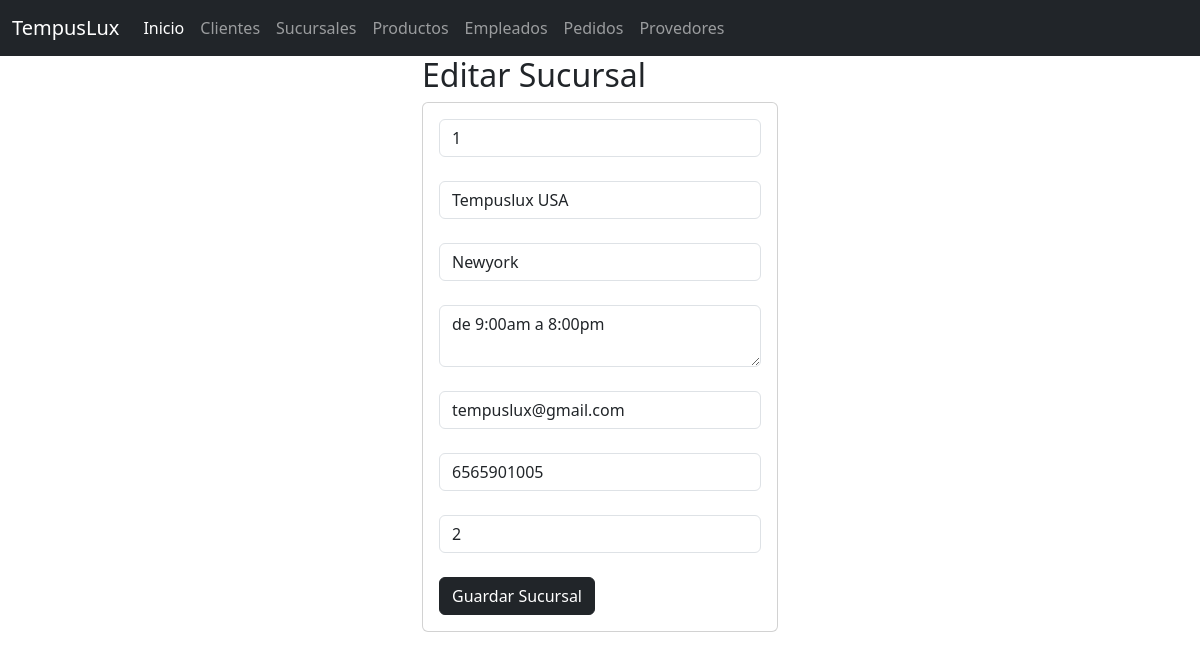
Page /seleccionarSucursal/1/ on the committed database.
### Sucursales_app/models.py (models this page shows, shortened)
class Sucursal(models.Model):
    id_sucursal=models.CharField(primary_key=True,max_length=11)
    nombre=models.CharField(max_length=45)
    ubicacion=models.CharField(max_length=30)
    horarios=models.CharField(max_length=300)
    email=models.CharField(max_length=30)
    celular=models.PositiveIntegerField()
    id_empleado=models.CharField(max_length=11)

### Sucursales_app/views.py (the view)
# urls.py: path('seleccionarSucursal/<id_sucursal>/', views.seleccionarSucursales, name="seleccionarSucursales"),
def seleccionarSucursales(request, id_sucursal):
    try:
        sucursal = Sucursal.objects.get(id_sucursal=id_sucursal)
    except Sucursal.DoesNotExist:
        return redirect("sucursales")  # En caso de que no exista la sucursal
    return render(request, "editarSucursales.html", {"missucursales": sucursal})

### Sucursales_app/templates/editarSucursales.html (shortened to what this page needs)
{% extends "base.html" %}
{% block cuerpo %}
<div class="row">
    <div class="col-md-4 offset-md-4">
        <h2>Editar Sucursal</h2>
        <div class="card">
            <div class="card-body">
                <form action="/editarSucursal/" method="POST">
                    <div class="form-group">
                        <input type="text" id="txtcodigo" name="txtcodigo" minlength="1" maxlength="11"
                            value="{{ missucursales.id_sucursal }}" class="form-control" readonly required><br>
                    </div>
                    <div class="form-group">
                        <input type="text" id="txtnombre" name="txtnombre" value="{{ missucursales.nombre }}"
                            maxlength="45" class="form-control" required><br>
                    </div>
                    <div class="form-group">
                        <input type="text" id="txtubicacion" name="txtubicacion" value="{{ missucursales.ubicacion }}"
                            maxlength="30" class="form-control" required><br>
                    </div>
                    <div class="form-group">
                        <textarea id="txthorarios" name="txthorarios" class="form-control" required>{{ missucursales.horarios }}</textarea><br>
                    </div>
                    <div class="form-group">
                        <input type="email" id="txtemail" name="txtemail" value="{{ missucursales.email }}"
                            maxlength="30" class="form-control" required><br>
                    </div>
                    <div class="form-group">
                        <input type="number" id="txtcelular" name="txtcelular" value="{{ missucursales.celular }}"
                            min="1000000000" max="9999999999" class="form-control" required><br>
                    </div>
                    <div class="form-group">
                        <input type="text" id="txtid_empleado" name="txtid_empleado" value="{{ missucursales.id_empleado }}"
                            maxlength="11" class="form-control" required><br>
                    </div>
                    <div class="form-group">
                        <button type="submit" class="btn btn-dark">Guardar Sucursal</button>
                    </div>
                </form>
            </div>
        </div>
    </div>
</div>
{% endblock cuerpo%}

### rows in the picture
Sucursal: txtcodigo "1", txtnombre "Tempuslux USA", txtubicacion "Newyork", txthorarios "de 9:00am a 8:00pm", txtemail "tempuslux@gmail.com", txtcelular "6565901005", txtid_empleado "2"
